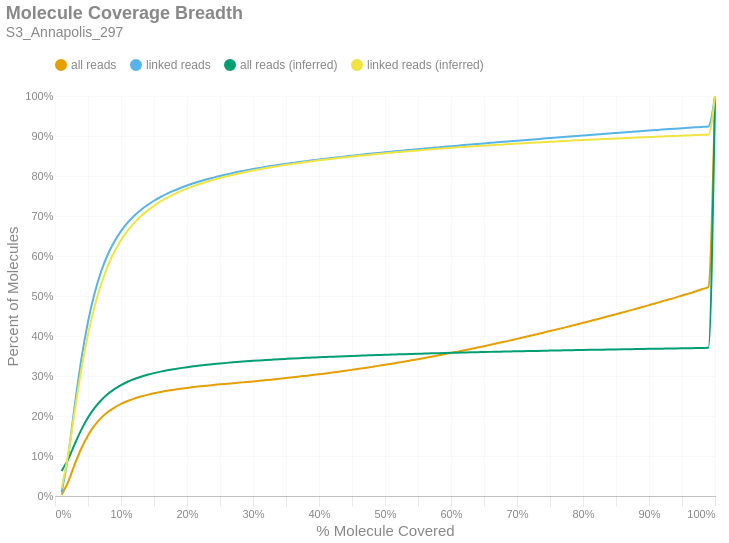

Notebook source saved alongside this figure:
### Markdown cell above
### Molecule Read Coverage
This chart shows molecule coverage breadth as computed by the number of bases aligned to that molecule. In other words, "*how much of each unique long molecule is actually sequenced/aligned?*" Keep in mind there is a distinction between sequences and alignments, since some sequences belonging to a particular molecule may not align well and wouldn't appear in the alignment data. This chart also shows molecule coverage breadth as computed by the *inferred fragment* from which the aligned sequences originate. Unlike read coverage, this calculation takes into account the total insert size, including unsequenced gaps between the forward and reverse reads. Like the previous figures, these are cumulative percents.

### Code cell
if SKIPLR:
    print_html(f"Skipped")
else:
    binned_df = consolidated_hist(valids['coverage_bp'], mask, 0.01, True)
    binned_df_inf = consolidated_hist(valids['coverage_inserts'], mask, 0.01, True)
    binned_df = binned_df.with_columns(pl.lit(binned_df_inf['all reads (cumsum)']).alias('all reads (inferred)'))
    binned_df = binned_df.with_columns(pl.lit(binned_df_inf['linked reads (cumsum)']).alias('linked reads (inferred)'))
    binned_df = binned_df.with_columns(
        (pl.col('bin').cast(pl.Float64) + 0.01).alias('right_edge')
    )

    with SafeRender(binned_df):
        (
            density_plot(binned_df, 'Molecule Coverage Breadth', samplename, 'molcov', ['all reads (inferred)','linked reads (inferred)'])
            .encode(
                #x=alt.X('bin:Q', title="% Molecule Covered").axis(format = '%').scale(padding=0),
                x=alt.X('right_edge:Q', title="% Molecule Covered").axis(format='%').scale(padding=0),
                y=alt.Y('value:Q', title='Percent of Molecules')
                    .axis(format='%')
                    .stack(False)
                    .scale(domainMin=0, padding=0),
                color=alt.Color("key:N").scale(domain = ["all reads", "linked reads", "all reads (inferred)", "linked reads (inferred)"]),
                tooltip = [
                    alt.Tooltip("key:N", title = "Data Type"),
                    alt.Tooltip("range_label:N", title="% Molecule Covered"),
                    alt.Tooltip("value:Q", format = ".2%", title="% Molecules")
                ]
            )
        ).display()

### Figure 1 — Vega-Lite specification as saved in the notebook (floating-point values rounded to 4 significant figures)
{"width": "container", "height": 400, "config": {"title": {"anchor": "start", "dy": -15, "fontSize": 18, "color": "#888888", "subtitleColor": "#888888", "subtitleFontSize": 14}, "arc": {"fill": "#0072B2"}, "axis": {"domainColor": "#888888", "domainWidth": 0.5, "gridWidth": 0.2, "grid": false, "titleFontWeight": 400, "titleFontSize": 15, "labelFontSize": 11, "labelColor": "#888888", "tickColor": "#888888", "tickWidth": 0.2, "titleColor": "#888888"}, "axisBand": {"grid": false}, "axisX": {"grid": true, "tickSize": 10, "domainCap": "round"}, "axisY": {"domain": false, "grid": true, "tickSize": 0, "domainCap": "round"}, "background": "transparent", "header": {"labelFontSize": 15, "labelColor": "#888888", "titleFontSize": 15, "titleFontWeight": 600, "titleColor": "#888888"}, "legend": {"labelFont": "sans-serif", "labelFontSize": 12, "labelColor": "#888888", "symbolSize": 100, "symbolType": "circle", "titleFontSize": 12, "titlePadding": 10, "titleColor": "#888888", "title": null, "orient": "top"}, "range": {"category": ["#E69F00", "#56B4E9", "#009E73", "#F0E442", "#0072B2", "#D55E00", "#CC79A7", "#000000"], "diverging": ["#cfe8f3", "#a2d4ec", "#73bfe2", "#46abdb", "#1696d2", "#12719e"]}, "area": {"fill": "#0072B2", "fillOpacity": 0.7, "line": true, "strokeOpacity": 0.7}, "line": {"color": "#0072B2", "stroke": "#0072B2", "strokeWidth": 2}, "trail": {"color": "#0072B2", "stroke": "#0072B2", "strokeWidth": 0, "size": 1}, "point": {"filled": true, "fillOpacity": 1.0, "size": 95}, "text": {"color": "#888888", "fontSize": 11, "align": "right", "fontWeight": 400, "size": 11}, "bar": {"fill": "#0072B2", "stroke": null}, "view": {"stroke": null, "continuousWidth": 660, "continuousHeight": 400}}, "data": {"name": "data-b9c0ab38112a8d4ba443b0dfbd9f57d4"}, "mark": {"type": "line", "interpolate": "monotone", "point": {"opacity": 0, "size": 275}}, "encoding": {"color": {"field": "key", "scale": {"domain": ["all reads", "linked reads", "all reads (inferred)", "linked reads (inferred)"]}, "type": "nominal"}, "tooltip": [{"field": "key", "title": "Data Type", "type": "nominal"}, {"field": "range_label", "title": "% Molecule Covered", "type": "nominal"}, {"field": "value", "format": ".2%", "title": "% Molecules", "type": "quantitative"}], "x": {"axis": {"format": "%"}, "field": "right_edge", "scale": {"padding": 0}, "title": "% Molecule Covered", "type": "quantitative"}, "y": {"axis": {"format": "%"}, "field": "value", "scale": {"domainMin": 0, "padding": 0}, "stack": false, "title": "Percent of Molecules", "type": "quantitative"}}, "params": [{"name": "param_c36ac31b6afebe62", "select": {"type": "point", "fields": ["key"]}, "bind": "legend"}], "title": {"text": "Molecule Coverage Breadth", "subtitle": "S3_Annapolis_297"}, "transform": [{"fold": ["all reads (cumsum)", "linked reads (cumsum)", "all reads (inferred)", "linked reads (inferred)"]}, {"calculate": "replace(datum.key, ' (cumsum)', '')", "as": "key"}, {"filter": {"param": "param_c36ac31b6afebe62"}}], "usermeta": {"embedOptions": {"downloadFileName": "S3_Annapolis_297.molcov"}}, "$schema": "https://vega.github.io/schema/vega-lite/v6.1.0.json", "datasets": {"data-b9c0ab38112a8d4ba443b0dfbd9f57d4": [{"bin": "0.0", "interval": "0.0-0.01", "all reads": 0.003334, "linked reads": 0.008835, "all reads (cumsum)": 0.003334, "linked reads (cumsum)": 0.008835, "range_label": "0.0-0.01", "all reads (inferred)": 0.06276, "linked reads (inferred)": 0.01989, "right_edge": 0.01}, {"bin": "0.01", "interval": "0.01-0.02", "all reads": 0.03227, "linked reads": 0.09206, "all reads (cumsum)": 0.0356, "linked reads (cumsum)": 0.1009, "range_label": "0.01-0.02", "all reads (inferred)": 0.09219, "linked reads (inferred)": 0.1038, "right_edge": 0.02}, {"bin": "0.02", "interval": "0.02-0.03", "all reads": 0.04393, "linked reads": 0.1265, "all reads (cumsum)": 0.07953, "linked reads (cumsum)": 0.2274, "range_label": "0.02-0.03", "all reads (inferred)": 0.1303, "linked reads (inferred)": 0.2137, "right_edge": 0.03}, {"bin": "0.03", "interval": "0.03-0.04", "all reads": 0.03991, "linked reads": 0.1152, "all reads (cumsum)": 0.1194, "linked reads (cumsum)": 0.3427, "range_label": "0.03-0.04", "all reads (inferred)": 0.166, "linked reads (inferred)": 0.317, "right_edge": 0.04}, {"bin": "0.04", "interval": "0.04-0.05", "all reads": 0.03212, "linked reads": 0.09283, "all reads (cumsum)": 0.1516, "linked reads (cumsum)": 0.4355, "range_label": "0.04-0.05", "all reads (inferred)": 0.1961, "linked reads (inferred)": 0.4041, "right_edge": 0.05}, {"bin": "0.05", "interval": "0.05-0.06", "all reads": 0.02479, "linked reads": 0.07156, "all reads (cumsum)": 0.1763, "linked reads (cumsum)": 0.5071, "range_label": "0.05-0.06", "all reads (inferred)": 0.2202, "linked reads (inferred)": 0.474, "right_edge": 0.06}, {"bin": "0.06", "interval": "0.06-0.07", "all reads": 0.01895, "linked reads": 0.05472, "all reads (cumsum)": 0.1953, "linked reads (cumsum)": 0.5618, "range_label": "0.06-0.07", "all reads (inferred)": 0.2395, "linked reads (inferred)": 0.53, "right_edge": 0.07}, {"bin": "0.07", "interval": "0.07-0.08", "all reads": 0.01452, "linked reads": 0.04193, "all reads (cumsum)": 0.2098, "linked reads (cumsum)": 0.6037, "range_label": "0.07-0.08", "all reads (inferred)": 0.255, "linked reads (inferred)": 0.5748, "right_edge": 0.08}, {"bin": "0.08", "interval": "0.08-0.09", "all reads": 0.01132, "linked reads": 0.03262, "all reads (cumsum)": 0.2211, "linked reads (cumsum)": 0.6363, "range_label": "0.08-0.09", "all reads (inferred)": 0.2674, "linked reads (inferred)": 0.6106, "right_edge": 0.09}, {"bin": "0.09", "interval": "0.09-0.1", "all reads": 0.008993, "linked reads": 0.02585, "all reads (cumsum)": 0.2301, "linked reads (cumsum)": 0.6622, "range_label": "0.09-0.1", "all reads (inferred)": 0.2774, "linked reads (inferred)": 0.6396, "right_edge": 0.1}, {"bin": "0.1", "interval": "0.1-0.11", "all reads": 0.00735, "linked reads": 0.02112, "all reads (cumsum)": 0.2375, "linked reads (cumsum)": 0.6833, "range_label": "0.1-0.11", "all reads (inferred)": 0.2856, "linked reads (inferred)": 0.6633, "right_edge": 0.11}, {"bin": "0.11", "interval": "0.11-0.12", "all reads": 0.006085, "linked reads": 0.01747, "all reads (cumsum)": 0.2436, "linked reads (cumsum)": 0.7008, "range_label": "0.11-0.12", "all reads (inferred)": 0.2924, "linked reads (inferred)": 0.6829, "right_edge": 0.12}, {"bin": "0.12", "interval": "0.12-0.13", "all reads": 0.005042, "linked reads": 0.01441, "all reads (cumsum)": 0.2486, "linked reads (cumsum)": 0.7152, "range_label": "0.12-0.13", "all reads (inferred)": 0.298, "linked reads (inferred)": 0.6993, "right_edge": 0.13}, {"bin": "0.13", "interval": "0.13-0.14", "all reads": 0.004272, "linked reads": 0.0122, "all reads (cumsum)": 0.2529, "linked reads (cumsum)": 0.7274, "range_label": "0.13-0.14", "all reads (inferred)": 0.3029, "linked reads (inferred)": 0.7135, "right_edge": 0.14}, {"bin": "0.14", "interval": "0.14-0.15", "all reads": 0.003778, "linked reads": 0.01079, "all reads (cumsum)": 0.2567, "linked reads (cumsum)": 0.7382, "range_label": "0.14-0.15", "all reads (inferred)": 0.3071, "linked reads (inferred)": 0.7255, "right_edge": 0.15}, {"bin": "0.15", "interval": "0.15-0.16", "all reads": 0.003284, "linked reads": 0.009328, "all reads (cumsum)": 0.2599, "linked reads (cumsum)": 0.7475, "range_label": "0.15-0.16", "all reads (inferred)": 0.3109, "linked reads (inferred)": 0.7364, "right_edge": 0.16}, {"bin": "0.16", "interval": "0.16-0.17", "all reads": 0.002963, "linked reads": 0.008373, "all reads (cumsum)": 0.2629, "linked reads (cumsum)": 0.7559, "range_label": "0.16-0.17", "all reads (inferred)": 0.3142, "linked reads (inferred)": 0.7459, "right_edge": 0.17}, {"bin": "0.17", "interval": "0.17-0.18", "all reads": 0.002629, "linked reads": 0.007402, "all reads (cumsum)": 0.2655, "linked reads (cumsum)": 0.7633, "range_label": "0.17-0.18", "all reads (inferred)": 0.3171, "linked reads (inferred)": 0.7542, "right_edge": 0.18}, {"bin": "0.18", "interval": "0.18-0.19", "all reads": 0.002416, "linked reads": 0.006729, "all reads (cumsum)": 0.2679, "linked reads (cumsum)": 0.77, "range_label": "0.18-0.19", "all reads (inferred)": 0.3197, "linked reads (inferred)": 0.7617, "right_edge": 0.19}, {"bin": "0.19", "interval": "0.19-0.2", "all reads": 0.002221, "linked reads": 0.006175, "all reads (cumsum)": 0.2702, "linked reads (cumsum)": 0.7762, "range_label": "0.19-0.2", "all reads (inferred)": 0.3221, "linked reads (inferred)": 0.7685, "right_edge": 0.2}, {"bin": "0.2", "interval": "0.2-0.21", "all reads": 0.00206, "linked reads": 0.005677, "all reads (cumsum)": 0.2722, "linked reads (cumsum)": 0.7818, "range_label": "0.2-0.21", "all reads (inferred)": 0.3243, "linked reads (inferred)": 0.7748, "right_edge": 0.21}, {"bin": "0.21", "interval": "0.21-0.22", "all reads": 0.00189, "linked reads": 0.005114, "all reads (cumsum)": 0.2741, "linked reads (cumsum)": 0.787, "range_label": "0.21-0.22", "all reads (inferred)": 0.3262, "linked reads (inferred)": 0.7805, "right_edge": 0.22}, {"bin": "0.22", "interval": "0.22-0.23", "all reads": 0.001749, "linked reads": 0.004688, "all reads (cumsum)": 0.2759, "linked reads (cumsum)": 0.7917, "range_label": "0.22-0.23", "all reads (inferred)": 0.3281, "linked reads (inferred)": 0.7858, "right_edge": 0.23}, {"bin": "0.23", "interval": "0.23-0.24", "all reads": 0.00162, "linked reads": 0.004305, "all reads (cumsum)": 0.2775, "linked reads (cumsum)": 0.796, "range_label": "0.23-0.24", "all reads (inferred)": 0.3297, "linked reads (inferred)": 0.7905, "right_edge": 0.24}, {"bin": "0.24", "interval": "0.24-0.25", "all reads": 0.001595, "linked reads": 0.004179, "all reads (cumsum)": 0.2791, "linked reads (cumsum)": 0.8001, "range_label": "0.24-0.25", "all reads (inferred)": 0.3313, "linked reads (inferred)": 0.7951, "right_edge": 0.25}, {"bin": "0.25", "interval": "0.25-0.26", "all reads": 0.001489, "linked reads": 0.003849, "all reads (cumsum)": 0.2806, "linked reads (cumsum)": 0.804, "range_label": "0.25-0.26", "all reads (inferred)": 0.3328, "linked reads (inferred)": 0.7994, "right_edge": 0.26}, {"bin": "0.26", "interval": "0.26-0.27", "all reads": 0.001466, "linked reads": 0.003621, "all reads (cumsum)": 0.282, "linked reads (cumsum)": 0.8076, "range_label": "0.26-0.27", "all reads (inferred)": 0.3342, "linked reads (inferred)": 0.8033, "right_edge": 0.27}, {"bin": "0.27", "interval": "0.27-0.28", "all reads": 0.001468, "linked reads": 0.003448, "all reads (cumsum)": 0.2835, "linked reads (cumsum)": 0.8111, "range_label": "0.27-0.28", "all reads (inferred)": 0.3355, "linked reads (inferred)": 0.807, "right_edge": 0.28}, {"bin": "0.28", "interval": "0.28-0.29", "all reads": 0.00145, "linked reads": 0.003109, "all reads (cumsum)": 0.285, "linked reads (cumsum)": 0.8142, "range_label": "0.28-0.29", "all reads (inferred)": 0.3367, "linked reads (inferred)": 0.8104, "right_edge": 0.29}, {"bin": "0.29", "interval": "0.29-0.3", "all reads": 0.001543, "linked reads": 0.003088, "all reads (cumsum)": 0.2865, "linked reads (cumsum)": 0.8173, "range_label": "0.29-0.3", "all reads (inferred)": 0.3378, "linked reads (inferred)": 0.8137, "right_edge": 0.3}, {"bin": "0.3", "interval": "0.3-0.31", "all reads": 0.00153, "linked reads": 0.002881, "all reads (cumsum)": 0.288, "linked reads (cumsum)": 0.8201, "range_label": "0.3-0.31", "all reads (inferred)": 0.3389, "linked reads (inferred)": 0.8169, "right_edge": 0.31}, {"bin": "0.31", "interval": "0.31-0.32", "all reads": 0.001674, "linked reads": 0.002854, "all reads (cumsum)": 0.2897, "linked reads (cumsum)": 0.823, "range_label": "0.31-0.32", "all reads (inferred)": 0.34, "linked reads (inferred)": 0.8198, "right_edge": 0.32}, {"bin": "0.32", "interval": "0.32-0.33", "all reads": 0.001704, "linked reads": 0.002659, "all reads (cumsum)": 0.2914, "linked reads (cumsum)": 0.8256, "range_label": "0.32-0.33", "all reads (inferred)": 0.341, "linked reads (inferred)": 0.8226, "right_edge": 0.33}, {"bin": "0.33", "interval": "0.33-0.34", "all reads": 0.001708, "linked reads": 0.0025, "all reads (cumsum)": 0.2931, "linked reads (cumsum)": 0.8281, "range_label": "0.33-0.34", "all reads (inferred)": 0.3419, "linked reads (inferred)": 0.8253, "right_edge": 0.34}, {"bin": "0.34", "interval": "0.34-0.35", "all reads": 0.001694, "linked reads": 0.002339, "all reads (cumsum)": 0.2948, "linked reads (cumsum)": 0.8305, "range_label": "0.34-0.35", "all reads (inferred)": 0.3428, "linked reads (inferred)": 0.8279, "right_edge": 0.35}, {"bin": "0.35", "interval": "0.35-0.36", "all reads": 0.001806, "linked reads": 0.002291, "all reads (cumsum)": 0.2966, "linked reads (cumsum)": 0.8328, "range_label": "0.35-0.36", "all reads (inferred)": 0.3437, "linked reads (inferred)": 0.8303, "right_edge": 0.36}, {"bin": "0.36", "interval": "0.36-0.37", "all reads": 0.001876, "linked reads": 0.002268, "all reads (cumsum)": 0.2985, "linked reads (cumsum)": 0.835, "range_label": "0.36-0.37", "all reads (inferred)": 0.3445, "linked reads (inferred)": 0.8327, "right_edge": 0.37}, {"bin": "0.37", "interval": "0.37-0.38", "all reads": 0.001896, "linked reads": 0.002121, "all reads (cumsum)": 0.3004, "linked reads (cumsum)": 0.8372, "range_label": "0.37-0.38", "all reads (inferred)": 0.3453, "linked reads (inferred)": 0.835, "right_edge": 0.38}, {"bin": "0.38", "interval": "0.38-0.39", "all reads": 0.001933, "linked reads": 0.002013, "all reads (cumsum)": 0.3023, "linked reads (cumsum)": 0.8392, "range_label": "0.38-0.39", "all reads (inferred)": 0.3461, "linked reads (inferred)": 0.8371, "right_edge": 0.39}, {"bin": "0.39", "interval": "0.39-0.4", "all reads": 0.002075, "linked reads": 0.002124, "all reads (cumsum)": 0.3044, "linked reads (cumsum)": 0.8413, "range_label": "0.39-0.4", "all reads (inferred)": 0.3468, "linked reads (inferred)": 0.8393, "right_edge": 0.4}, {"bin": "0.4", "interval": "0.4-0.41", "all reads": 0.002051, "linked reads": 0.001999, "all reads (cumsum)": 0.3064, "linked reads (cumsum)": 0.8433, "range_label": "0.4-0.41", "all reads (inferred)": 0.3475, "linked reads (inferred)": 0.8412, "right_edge": 0.41}, {"bin": "0.41", "interval": "0.41-0.42", "all reads": 0.00217, "linked reads": 0.001953, "all reads (cumsum)": 0.3086, "linked reads (cumsum)": 0.8453, "range_label": "0.41-0.42", "all reads (inferred)": 0.3482, "linked reads (inferred)": 0.8431, "right_edge": 0.42}, {"bin": "0.42", "interval": "0.42-0.43", "all reads": 0.002274, "linked reads": 0.001882, "all reads (cumsum)": 0.3109, "linked reads (cumsum)": 0.8471, "range_label": "0.42-0.43", "all reads (inferred)": 0.3489, "linked reads (inferred)": 0.845, "right_edge": 0.43}, {"bin": "0.43", "interval": "0.43-0.44", "all reads": 0.002239, "linked reads": 0.001857, "all reads (cumsum)": 0.3131, "linked reads (cumsum)": 0.849, "range_label": "0.43-0.44", "all reads (inferred)": 0.3495, "linked reads (inferred)": 0.8469, "right_edge": 0.44}, {"bin": "0.44", "interval": "0.44-0.45", "all reads": 0.002354, "linked reads": 0.001812, "all reads (cumsum)": 0.3155, "linked reads (cumsum)": 0.8508, "range_label": "0.44-0.45", "all reads (inferred)": 0.3502, "linked reads (inferred)": 0.8487, "right_edge": 0.45}, {"bin": "0.45", "interval": "0.45-0.46", "all reads": 0.002407, "linked reads": 0.001803, "all reads (cumsum)": 0.3179, "linked reads (cumsum)": 0.8526, "range_label": "0.45-0.46", "all reads (inferred)": 0.3508, "linked reads (inferred)": 0.8504, "right_edge": 0.46}, {"bin": "0.46", "interval": "0.46-0.47", "all reads": 0.002393, "linked reads": 0.001704, "all reads (cumsum)": 0.3203, "linked reads (cumsum)": 0.8543, "range_label": "0.46-0.47", "all reads (inferred)": 0.3514, "linked reads (inferred)": 0.8521, "right_edge": 0.47}, {"bin": "0.47", "interval": "0.47-0.48", "all reads": 0.00252, "linked reads": 0.001695, "all reads (cumsum)": 0.3228, "linked reads (cumsum)": 0.856, "range_label": "0.47-0.48", "all reads (inferred)": 0.352, "linked reads (inferred)": 0.8537, "right_edge": 0.48}, {"bin": "0.48", "interval": "0.48-0.49", "all reads": 0.002516, "linked reads": 0.001659, "all reads (cumsum)": 0.3253, "linked reads (cumsum)": 0.8577, "range_label": "0.48-0.49", "all reads (inferred)": 0.3525, "linked reads (inferred)": 0.8553, "right_edge": 0.49}, {"bin": "0.49", "interval": "0.49-0.5", "all reads": 0.002879, "linked reads": 0.001702, "all reads (cumsum)": 0.3282, "linked reads (cumsum)": 0.8594, "range_label": "0.49-0.5", "all reads (inferred)": 0.3531, "linked reads (inferred)": 0.8569, "right_edge": 0.5}, {"bin": "0.5", "interval": "0.5-0.51", "all reads": 0.002506, "linked reads": 0.001555, "all reads (cumsum)": 0.3307, "linked reads (cumsum)": 0.8609, "range_label": "0.5-0.51", "all reads (inferred)": 0.3536, "linked reads (inferred)": 0.8584, "right_edge": 0.51}, {"bin": "0.51", "interval": "0.51-0.52", "all reads": 0.002811, "linked reads": 0.001528, "all reads (cumsum)": 0.3335, "linked reads (cumsum)": 0.8624, "range_label": "0.51-0.52", "all reads (inferred)": 0.3541, "linked reads (inferred)": 0.8598, "right_edge": 0.52}, {"bin": "0.52", "interval": "0.52-0.53", "all reads": 0.002807, "linked reads": 0.001565, "all reads (cumsum)": 0.3363, "linked reads (cumsum)": 0.864, "range_label": "0.52-0.53", "all reads (inferred)": 0.3547, "linked reads (inferred)": 0.8613, "right_edge": 0.53}, {"bin": "0.53", "interval": "0.53-0.54", "all reads": 0.002892, "linked reads": 0.001533, "all reads (cumsum)": 0.3392, "linked reads (cumsum)": 0.8655, "range_label": "0.53-0.54", "all reads (inferred)": 0.3552, "linked reads (inferred)": 0.8627, "right_edge": 0.54}, {"bin": "0.54", "interval": "0.54-0.55", "all reads": 0.002905, "linked reads": 0.001463, "all reads (cumsum)": 0.3421, "linked reads (cumsum)": 0.867, "range_label": "0.54-0.55", "all reads (inferred)": 0.3556, "linked reads (inferred)": 0.864, "right_edge": 0.55}, {"bin": "0.55", "interval": "0.55-0.56", "all reads": 0.003004, "linked reads": 0.001528, "all reads (cumsum)": 0.3451, "linked reads (cumsum)": 0.8685, "range_label": "0.55-0.56", "all reads (inferred)": 0.3561, "linked reads (inferred)": 0.8653, "right_edge": 0.56}, {"bin": "0.56", "interval": "0.56-0.57", "all reads": 0.003032, "linked reads": 0.001421, "all reads (cumsum)": 0.3482, "linked reads (cumsum)": 0.87, "range_label": "0.56-0.57", "all reads (inferred)": 0.3566, "linked reads (inferred)": 0.8666, "right_edge": 0.57}, {"bin": "0.57", "interval": "0.57-0.58", "all reads": 0.003117, "linked reads": 0.001504, "all reads (cumsum)": 0.3513, "linked reads (cumsum)": 0.8715, "range_label": "0.57-0.58", "all reads (inferred)": 0.357, "linked reads (inferred)": 0.8679, "right_edge": 0.58}, {"bin": "0.58", "interval": "0.58-0.59", "all reads": 0.003186, "linked reads": 0.001505, "all reads (cumsum)": 0.3545, "linked reads (cumsum)": 0.873, "range_label": "0.58-0.59", "all reads (inferred)": 0.3575, "linked reads (inferred)": 0.8691, "right_edge": 0.59}, {"bin": "0.59", "interval": "0.59-0.6", "all reads": 0.003271, "linked reads": 0.001477, "all reads (cumsum)": 0.3577, "linked reads (cumsum)": 0.8744, "range_label": "0.59-0.6", "all reads (inferred)": 0.3579, "linked reads (inferred)": 0.8704, "right_edge": 0.6}, {"bin": "0.6", "interval": "0.6-0.61", "all reads": 0.003189, "linked reads": 0.001451, "all reads (cumsum)": 0.3609, "linked reads (cumsum)": 0.8759, "range_label": "0.6-0.61", "all reads (inferred)": 0.3583, "linked reads (inferred)": 0.8716, "right_edge": 0.61}, {"bin": "0.61", "interval": "0.61-0.62", "all reads": 0.003309, "linked reads": 0.001369, "all reads (cumsum)": 0.3642, "linked reads (cumsum)": 0.8773, "range_label": "0.61-0.62", "all reads (inferred)": 0.3588, "linked reads (inferred)": 0.8727, "right_edge": 0.62}, {"bin": "0.62", "interval": "0.62-0.63", "all reads": 0.003327, "linked reads": 0.001406, "all reads (cumsum)": 0.3676, "linked reads (cumsum)": 0.8787, "range_label": "0.62-0.63", "all reads (inferred)": 0.3592, "linked reads (inferred)": 0.8738, "right_edge": 0.63}, {"bin": "0.63", "interval": "0.63-0.64", "all reads": 0.003469, "linked reads": 0.001361, "all reads (cumsum)": 0.371, "linked reads (cumsum)": 0.88, "range_label": "0.63-0.64", "all reads (inferred)": 0.3595, "linked reads (inferred)": 0.8749, "right_edge": 0.64}, {"bin": "0.64", "interval": "0.64-0.65", "all reads": 0.003547, "linked reads": 0.001451, "all reads (cumsum)": 0.3746, "linked reads (cumsum)": 0.8815, "range_label": "0.64-0.65", "all reads (inferred)": 0.3599, "linked reads (inferred)": 0.876, "right_edge": 0.65}, {"bin": "0.65", "interval": "0.65-0.66", "all reads": 0.003667, "linked reads": 0.001368, "all reads (cumsum)": 0.3782, "linked reads (cumsum)": 0.8829, "range_label": "0.65-0.66", "all reads (inferred)": 0.3603, "linked reads (inferred)": 0.877, "right_edge": 0.66}, {"bin": "0.66", "interval": "0.66-0.67", "all reads": 0.003499, "linked reads": 0.001306, "all reads (cumsum)": 0.3817, "linked reads (cumsum)": 0.8842, "range_label": "0.66-0.67", "all reads (inferred)": 0.3607, "linked reads (inferred)": 0.878, "right_edge": 0.67}, {"bin": "0.67", "interval": "0.67-0.68", "all reads": 0.003634, "linked reads": 0.001406, "all reads (cumsum)": 0.3854, "linked reads (cumsum)": 0.8856, "range_label": "0.67-0.68", "all reads (inferred)": 0.3611, "linked reads (inferred)": 0.879, "right_edge": 0.68}, {"bin": "0.68", "interval": "0.68-0.69", "all reads": 0.00365, "linked reads": 0.001311, "all reads (cumsum)": 0.389, "linked reads (cumsum)": 0.8869, "range_label": "0.68-0.69", "all reads (inferred)": 0.3614, "linked reads (inferred)": 0.88, "right_edge": 0.69}, {"bin": "0.69", "interval": "0.69-0.7", "all reads": 0.003834, "linked reads": 0.001347, "all reads (cumsum)": 0.3929, "linked reads (cumsum)": 0.8882, "range_label": "0.69-0.7", "all reads (inferred)": 0.3618, "linked reads (inferred)": 0.881, "right_edge": 0.7}, {"bin": "0.7", "interval": "0.7-0.71", "all reads": 0.003785, "linked reads": 0.001292, "all reads (cumsum)": 0.3966, "linked reads (cumsum)": 0.8895, "range_label": "0.7-0.71", "all reads (inferred)": 0.3621, "linked reads (inferred)": 0.882, "right_edge": 0.71}, {"bin": "0.71", "interval": "0.71-0.72", "all reads": 0.00378, "linked reads": 0.001309, "all reads (cumsum)": 0.4004, "linked reads (cumsum)": 0.8908, "range_label": "0.71-0.72", "all reads (inferred)": 0.3625, "linked reads (inferred)": 0.8829, "right_edge": 0.72}, {"bin": "0.72", "interval": "0.72-0.73", "all reads": 0.003988, "linked reads": 0.001336, "all reads (cumsum)": 0.4044, "linked reads (cumsum)": 0.8922, "range_label": "0.72-0.73", "all reads (inferred)": 0.3628, "linked reads (inferred)": 0.8838, "right_edge": 0.73}, {"bin": "0.73", "interval": "0.73-0.74", "all reads": 0.003852, "linked reads": 0.001294, "all reads (cumsum)": 0.4083, "linked reads (cumsum)": 0.8935, "range_label": "0.73-0.74", "all reads (inferred)": 0.3631, "linked reads (inferred)": 0.8847, "right_edge": 0.74}, {"bin": "0.74", "interval": "0.74-0.75", "all reads": 0.004178, "linked reads": 0.00136, "all reads (cumsum)": 0.4124, "linked reads (cumsum)": 0.8948, "range_label": "0.74-0.75", "all reads (inferred)": 0.3635, "linked reads (inferred)": 0.8856, "right_edge": 0.75}, {"bin": "0.75", "interval": "0.75-0.76", "all reads": 0.003897, "linked reads": 0.001257, "all reads (cumsum)": 0.4163, "linked reads (cumsum)": 0.8961, "range_label": "0.75-0.76", "all reads (inferred)": 0.3638, "linked reads (inferred)": 0.8865, "right_edge": 0.76}, {"bin": "0.76", "interval": "0.76-0.77", "all reads": 0.004027, "linked reads": 0.001272, "all reads (cumsum)": 0.4204, "linked reads (cumsum)": 0.8973, "range_label": "0.76-0.77", "all reads (inferred)": 0.3641, "linked reads (inferred)": 0.8874, "right_edge": 0.77}, {"bin": "0.77", "interval": "0.77-0.78", "all reads": 0.004036, "linked reads": 0.001318, "all reads (cumsum)": 0.4244, "linked reads (cumsum)": 0.8987, "range_label": "0.77-0.78", "all reads (inferred)": 0.3644, "linked reads (inferred)": 0.8882, "right_edge": 0.78}, {"bin": "0.78", "interval": "0.78-0.79", "all reads": 0.004146, "linked reads": 0.001247, "all reads (cumsum)": 0.4285, "linked reads (cumsum)": 0.8999, "range_label": "0.78-0.79", "all reads (inferred)": 0.3647, "linked reads (inferred)": 0.8891, "right_edge": 0.79}, {"bin": "0.79", "interval": "0.79-0.8", "all reads": 0.004429, "linked reads": 0.001331, "all reads (cumsum)": 0.433, "linked reads (cumsum)": 0.9012, "range_label": "0.79-0.8", "all reads (inferred)": 0.365, "linked reads (inferred)": 0.8899, "right_edge": 0.8}, {"bin": "0.8", "interval": "0.8-0.81", "all reads": 0.004075, "linked reads": 0.001262, "all reads (cumsum)": 0.437, "linked reads (cumsum)": 0.9025, "range_label": "0.8-0.81", "all reads (inferred)": 0.3653, "linked reads (inferred)": 0.8907, "right_edge": 0.81}, {"bin": "0.81", "interval": "0.81-0.82", "all reads": 0.004314, "linked reads": 0.00132, "all reads (cumsum)": 0.4414, "linked reads (cumsum)": 0.9038, "range_label": "0.81-0.82", "all reads (inferred)": 0.3656, "linked reads (inferred)": 0.8915, "right_edge": 0.82}, {"bin": "0.82", "interval": "0.82-0.83", "all reads": 0.004375, "linked reads": 0.001274, "all reads (cumsum)": 0.4457, "linked reads (cumsum)": 0.9051, "range_label": "0.82-0.83", "all reads (inferred)": 0.3659, "linked reads (inferred)": 0.8923, "right_edge": 0.83}, {"bin": "0.83", "interval": "0.83-0.84", "all reads": 0.004352, "linked reads": 0.001285, "all reads (cumsum)": 0.4501, "linked reads (cumsum)": 0.9064, "range_label": "0.83-0.84", "all reads (inferred)": 0.3662, "linked reads (inferred)": 0.8931, "right_edge": 0.84}, {"bin": "0.84", "interval": "0.84-0.85", "all reads": 0.00437, "linked reads": 0.001209, "all reads (cumsum)": 0.4545, "linked reads (cumsum)": 0.9076, "range_label": "0.84-0.85", "all reads (inferred)": 0.3665, "linked reads (inferred)": 0.8938, "right_edge": 0.85}, {"bin": "0.85", "interval": "0.85-0.86", "all reads": 0.004468, "linked reads": 0.001196, "all reads (cumsum)": 0.4589, "linked reads (cumsum)": 0.9088, "range_label": "0.85-0.86", "all reads (inferred)": 0.3668, "linked reads (inferred)": 0.8946, "right_edge": 0.86}, {"bin": "0.86", "interval": "0.86-0.87", "all reads": 0.004461, "linked reads": 0.001244, "all reads (cumsum)": 0.4634, "linked reads (cumsum)": 0.91, "range_label": "0.86-0.87", "all reads (inferred)": 0.367, "linked reads (inferred)": 0.8953, "right_edge": 0.87}, {"bin": "0.87", "interval": "0.87-0.88", "all reads": 0.004497, "linked reads": 0.00118, "all reads (cumsum)": 0.4679, "linked reads (cumsum)": 0.9112, "range_label": "0.87-0.88", "all reads (inferred)": 0.3673, "linked reads (inferred)": 0.896, "right_edge": 0.88}, {"bin": "0.88", "interval": "0.88-0.89", "all reads": 0.004521, "linked reads": 0.001215, "all reads (cumsum)": 0.4724, "linked reads (cumsum)": 0.9124, "range_label": "0.88-0.89", "all reads (inferred)": 0.3676, "linked reads (inferred)": 0.8968, "right_edge": 0.89}, {"bin": "0.89", "interval": "0.89-0.9", "all reads": 0.004794, "linked reads": 0.001255, "all reads (cumsum)": 0.4772, "linked reads (cumsum)": 0.9137, "range_label": "0.89-0.9", "all reads (inferred)": 0.3678, "linked reads (inferred)": 0.8974, "right_edge": 0.9}, {"bin": "0.9", "interval": "0.9-0.91", "all reads": 0.004489, "linked reads": 0.001219, "all reads (cumsum)": 0.4817, "linked reads (cumsum)": 0.9149, "range_label": "0.9-0.91", "all reads (inferred)": 0.3681, "linked reads (inferred)": 0.8982, "right_edge": 0.91}, {"bin": "0.91", "interval": "0.91-0.92", "all reads": 0.004987, "linked reads": 0.00121, "all reads (cumsum)": 0.4867, "linked reads (cumsum)": 0.9161, "range_label": "0.91-0.92", "all reads (inferred)": 0.3684, "linked reads (inferred)": 0.8988, "right_edge": 0.92}, {"bin": "0.92", "interval": "0.92-0.93", "all reads": 0.00447, "linked reads": 0.001109, "all reads (cumsum)": 0.4911, "linked reads (cumsum)": 0.9172, "range_label": "0.92-0.93", "all reads (inferred)": 0.3686, "linked reads (inferred)": 0.8995, "right_edge": 0.93}, {"bin": "0.93", "interval": "0.93-0.94", "all reads": 0.00489, "linked reads": 0.001129, "all reads (cumsum)": 0.496, "linked reads (cumsum)": 0.9183, "range_label": "0.93-0.94", "all reads (inferred)": 0.3689, "linked reads (inferred)": 0.9002, "right_edge": 0.94}, {"bin": "0.94", "interval": "0.94-0.95", "all reads": 0.005316, "linked reads": 0.001159, "all reads (cumsum)": 0.5014, "linked reads (cumsum)": 0.9195, "range_label": "0.94-0.95", "all reads (inferred)": 0.3692, "linked reads (inferred)": 0.9009, "right_edge": 0.95}, {"bin": "0.95", "interval": "0.95-0.96", "all reads": 0.004522, "linked reads": 0.001127, "all reads (cumsum)": 0.5059, "linked reads (cumsum)": 0.9206, "range_label": "0.95-0.96", "all reads (inferred)": 0.3695, "linked reads (inferred)": 0.9016, "right_edge": 0.96}, {"bin": "0.96", "interval": "0.96-0.97", "all reads": 0.005263, "linked reads": 0.001104, "all reads (cumsum)": 0.5111, "linked reads (cumsum)": 0.9217, "range_label": "0.96-0.97", "all reads (inferred)": 0.3698, "linked reads (inferred)": 0.9022, "right_edge": 0.97}, {"bin": "0.97", "interval": "0.97-0.98", "all reads": 0.00579, "linked reads": 0.001053, "all reads (cumsum)": 0.5169, "linked reads (cumsum)": 0.9228, "range_label": "0.97-0.98", "all reads (inferred)": 0.3701, "linked reads (inferred)": 0.9029, "right_edge": 0.98}, {"bin": "0.98", "interval": "0.98-0.99", "all reads": 0.005472, "linked reads": 0.001193, "all reads (cumsum)": 0.5224, "linked reads (cumsum)": 0.924, "range_label": "0.98-0.99", "all reads (inferred)": 0.3704, "linked reads (inferred)": 0.9034, "right_edge": 0.99}, {"bin": "0.99", "interval": "0.99-1.0", "all reads": 0.4776, "linked reads": 0.07602, "all reads (cumsum)": 1.0, "linked reads (cumsum)": 1.0, "range_label": "0.99-1.0", "all reads (inferred)": 1.0, "linked reads (inferred)": 1.0, "right_edge": 1.0}]}}
